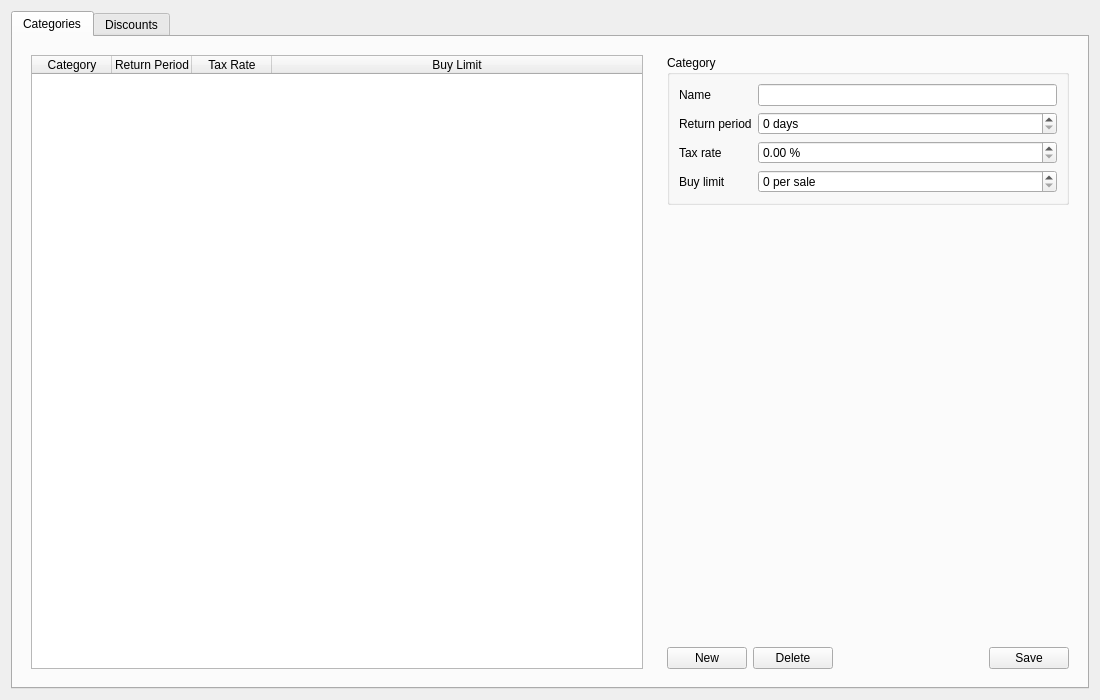
<?xml version="1.0" encoding="UTF-8"?>
<ui version="4.0">
 <class>CatalogRulesPage</class>
 <widget class="QWidget" name="CatalogRulesPage"><property name="geometry"><rect><x>0</x><y>0</y><width>1100</width><height>700</height></rect></property><property name="windowTitle"><string>Categories &amp; Discounts</string></property><layout class="QVBoxLayout" name="layout_113"><item><widget class="QTabWidget" name="tabs"><property name="currentIndex"><number>0</number></property><widget class="QWidget" name="tabCategories"><attribute name="title"><string>Categories</string></attribute><layout class="QHBoxLayout" name="layout_97" stretch="3,2"><item><widget class="QWidget" name="catList"><layout class="QVBoxLayout" name="layout_87"><item><widget class="QTableWidget" name="tblCategories"><property name="alternatingRowColors"><bool>true</bool></property><property name="selectionBehavior"><enum>QAbstractItemView::SelectRows</enum></property><property name="selectionMode"><enum>QAbstractItemView::SingleSelection</enum></property><property name="editTriggers"><set>QAbstractItemView::NoEditTriggers</set></property><attribute name="horizontalHeaderStretchLastSection"><bool>true</bool></attribute><attribute name="verticalHeaderVisible"><bool>false</bool></attribute><attribute name="horizontalHeaderDefaultSectionSize"><number>80</number></attribute><attribute name="horizontalHeaderMinimumSectionSize"><number>40</number></attribute><column><property name="text"><string>Category</string></property></column><column><property name="text"><string>Return Period</string></property></column><column><property name="text"><string>Tax Rate</string></property></column><column><property name="text"><string>Buy Limit</string></property></column></widget></item></layout></widget></item><item><widget class="QWidget" name="catForm"><layout class="QVBoxLayout" name="layout_96"><item><widget class="QGroupBox" name="grpCategory"><property name="title"><string>Category</string></property><layout class="QFormLayout" name="layout_92"><item row="0" column="0"><widget class="QLabel" name="label_88"><property name="text"><string>Name</string></property></widget></item><item row="0" column="1"><widget class="QLineEdit" name="edCategoryName"></widget></item><item row="1" column="0"><widget class="QLabel" name="label_89"><property name="text"><string>Return period</string></property></widget></item><item row="1" column="1"><widget class="QSpinBox" name="spnReturnPeriod"><property name="minimum"><number>0</number></property><property name="maximum"><number>365</number></property><property name="suffix"><string> days</string></property></widget></item><item row="2" column="0"><widget class="QLabel" name="label_90"><property name="text"><string>Tax rate</string></property></widget></item><item row="2" column="1"><widget class="QDoubleSpinBox" name="dspTaxRate"><property name="decimals"><number>2</number></property><property name="minimum"><double>0.0</double></property><property name="maximum"><double>100.0</double></property><property name="suffix"><string> %</string></property></widget></item><item row="3" column="0"><widget class="QLabel" name="label_91"><property name="text"><string>Buy limit</string></property></widget></item><item row="3" column="1"><widget class="QSpinBox" name="spnBuyLimit"><property name="minimum"><number>0</number></property><property name="maximum"><number>9999</number></property><property name="suffix"><string> per sale</string></property></widget></item></layout></widget></item><item><spacer name="spacer_93"><property name="orientation"><enum>Qt::Vertical</enum></property><property name="sizeHint" stdset="0"><size><width>20</width><height>20</height></size></property></spacer></item><item><layout class="QHBoxLayout" name="layout_95"><item><widget class="QPushButton" name="btnCatNew"><property name="text"><string>New</string></property></widget></item><item><widget class="QPushButton" name="btnCatDelete"><property name="text"><string>Delete</string></property><property name="role" stdset="0"><string>danger</string></property></widget></item><item><spacer name="spacer_94"><property name="orientation"><enum>Qt::Horizontal</enum></property><property name="sizeHint" stdset="0"><size><width>20</width><height>20</height></size></property></spacer></item><item><widget class="QPushButton" name="btnCatSave"><property name="text"><string>Save</string></property><property name="role" stdset="0"><string>primary</string></property></widget></item></layout></item></layout></widget></item></layout></widget><widget class="QWidget" name="tabDiscounts"><attribute name="title"><string>Discounts</string></attribute><layout class="QHBoxLayout" name="layout_112" stretch="3,2"><item><widget class="QWidget" name="discList"><layout class="QVBoxLayout" name="layout_98"><item><widget class="QTableWidget" name="tblDiscounts"><property name="alternatingRowColors"><bool>true</bool></property><property name="selectionBehavior"><enum>QAbstractItemView::SelectRows</enum></property><property name="selectionMode"><enum>QAbstractItemView::SingleSelection</enum></property><property name="editTriggers"><set>QAbstractItemView::NoEditTriggers</set></property><attribute name="horizontalHeaderStretchLastSection"><bool>true</bool></attribute><attribute name="verticalHeaderVisible"><bool>false</bool></attribute><attribute name="horizontalHeaderDefaultSectionSize"><number>80</number></attribute><attribute name="horizontalHeaderMinimumSectionSize"><number>40</number></attribute><column><property name="text"><string>ID</string></property></column><column><property name="text"><string>Name</string></property></column><column><property name="text"><string>Voucher</string></property></column><column><property name="text"><string>Discount %</string></property></column><column><property name="text"><string>Start</string></property></column><column><property name="text"><string>End</string></property></column><column><property name="text"><string>Min Order</string></property></column><column><property name="text"><string>Max Order</string></property></column></widget></item></layout></widget></item><item><widget class="QWidget" name="discForm"><layout class="QVBoxLayout" name="layout_111"><item><widget class="QGroupBox" name="grpDiscountForm"><property name="title"><string>Discount</string></property><layout class="QFormLayout" name="layout_107"><item row="0" column="0"><widget class="QLabel" name="label_99"><property name="text"><string>Name</string></property></widget></item><item row="0" column="1"><widget class="QLineEdit" name="edDiscountName"></widget></item><item row="1" column="0"><widget class="QLabel" name="label_100"><property name="text"><string>Voucher code</string></property></widget></item><item row="1" column="1"><widget class="QLineEdit" name="edVoucherCode"></widget></item><item row="2" column="0"><widget class="QLabel" name="label_101"><property name="text"><string>Start date</string></property></widget></item><item row="2" column="1"><widget class="QDateEdit" name="dteStart"><property name="calendarPopup"><bool>true</bool></property><property name="displayFormat"><string>dd/MM/yyyy</string></property></widget></item><item row="3" column="0"><widget class="QLabel" name="label_102"><property name="text"><string>End date</string></property></widget></item><item row="3" column="1"><widget class="QDateEdit" name="dteEnd"><property name="calendarPopup"><bool>true</bool></property><property name="displayFormat"><string>dd/MM/yyyy</string></property></widget></item><item row="4" column="0"><widget class="QLabel" name="label_103"><property name="text"><string>Discount</string></property></widget></item><item row="4" column="1"><widget class="QDoubleSpinBox" name="dspDiscountPct"><property name="decimals"><number>2</number></property><property name="minimum"><double>0.0</double></property><property name="maximum"><double>100.0</double></property><property name="suffix"><string> %</string></property></widget></item><item row="5" column="0"><widget class="QLabel" name="label_104"><property name="text"><string>Min order</string></property></widget></item><item row="5" column="1"><widget class="QDoubleSpinBox" name="dspMinOrder"><property name="decimals"><number>2</number></property><property name="minimum"><double>0.0</double></property><property name="maximum"><double>99999999.0</double></property><property name="prefix"><string>Rs </string></property></widget></item><item row="6" column="0"><widget class="QLabel" name="label_105"><property name="text"><string>Max order</string></property></widget></item><item row="6" column="1"><widget class="QDoubleSpinBox" name="dspMaxOrder"><property name="decimals"><number>2</number></property><property name="minimum"><double>0.0</double></property><property name="maximum"><double>99999999.0</double></property><property name="prefix"><string>Rs </string></property></widget></item><item row="7" column="0"><widget class="QLabel" name="label_106"><property name="text"><string>Applies to categories</string></property></widget></item><item row="7" column="1"><widget class="QListWidget" name="lstCategories"><property name="maximumSize"><size><width>16777215</width><height>130</height></size></property></widget></item></layout></widget></item><item><spacer name="spacer_108"><property name="orientation"><enum>Qt::Vertical</enum></property><property name="sizeHint" stdset="0"><size><width>20</width><height>20</height></size></property></spacer></item><item><layout class="QHBoxLayout" name="layout_110"><item><widget class="QPushButton" name="btnDiscNew"><property name="text"><string>New</string></property></widget></item><item><widget class="QPushButton" name="btnDiscDelete"><property name="text"><string>Delete</string></property><property name="role" stdset="0"><string>danger</string></property></widget></item><item><spacer name="spacer_109"><property name="orientation"><enum>Qt::Horizontal</enum></property><property name="sizeHint" stdset="0"><size><width>20</width><height>20</height></size></property></spacer></item><item><widget class="QPushButton" name="btnDiscSave"><property name="text"><string>Save</string></property><property name="role" stdset="0"><string>primary</string></property></widget></item></layout></item></layout></widget></item></layout></widget></widget></item></layout></widget>
 <resources/>
 <connections></connections>
</ui>
